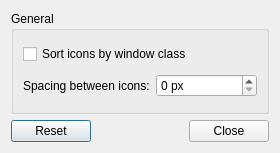
<?xml version="1.0" encoding="UTF-8"?>
<ui version="4.0">
 <class>LXQtTrayConfiguration</class>
 <widget class="QDialog" name="LXQtTrayConfiguration">
  <property name="geometry">
   <rect>
    <x>0</x>
    <y>0</y>
    <width>280</width>
    <height>153</height>
   </rect>
  </property>
  <property name="windowTitle">
   <string>System Tray Settings</string>
  </property>
  <layout class="QGridLayout" name="gridLayout_2">
   <item row="0" column="0">
    <widget class="QGroupBox" name="generalGB">
     <property name="title">
      <string>General</string>
     </property>
     <layout class="QGridLayout" name="gridLayout">
      <item row="3" column="0">
       <widget class="QLabel" name="spacingLabel">
        <property name="text">
         <string>Spacing between icons:</string>
        </property>
       </widget>
      </item>
      <item row="3" column="1">
       <widget class="QSpinBox" name="spacingSB">
        <property name="suffix">
         <string> px</string>
        </property>
       </widget>
      </item>
      <item row="2" column="0" colspan="2">
       <widget class="QCheckBox" name="sortIconsCB">
        <property name="text">
         <string>Sort icons by window class</string>
        </property>
       </widget>
      </item>
     </layout>
    </widget>
   </item>
   <item row="1" column="0">
    <layout class="QHBoxLayout" name="horizontalLayout">
     <item>
      <widget class="QDialogButtonBox" name="buttonBox_1">
       <property name="standardButtons">
        <set>QDialogButtonBox::Reset</set>
       </property>
      </widget>
     </item>
     <item>
      <spacer name="horizontalSpacer">
       <property name="orientation">
        <enum>Qt::Horizontal</enum>
       </property>
       <property name="sizeHint" stdset="0">
        <size>
         <width>40</width>
         <height>20</height>
        </size>
       </property>
      </spacer>
     </item>
     <item>
      <spacer name="horizontalSpacer_2">
       <property name="orientation">
        <enum>Qt::Horizontal</enum>
       </property>
       <property name="sizeHint" stdset="0">
        <size>
         <width>40</width>
         <height>20</height>
        </size>
       </property>
      </spacer>
     </item>
     <item>
      <widget class="QDialogButtonBox" name="buttonBox_2">
       <property name="standardButtons">
        <set>QDialogButtonBox::Close</set>
       </property>
      </widget>
     </item>
    </layout>
   </item>
  </layout>
 </widget>
 <resources/>
 <connections/>
</ui>
